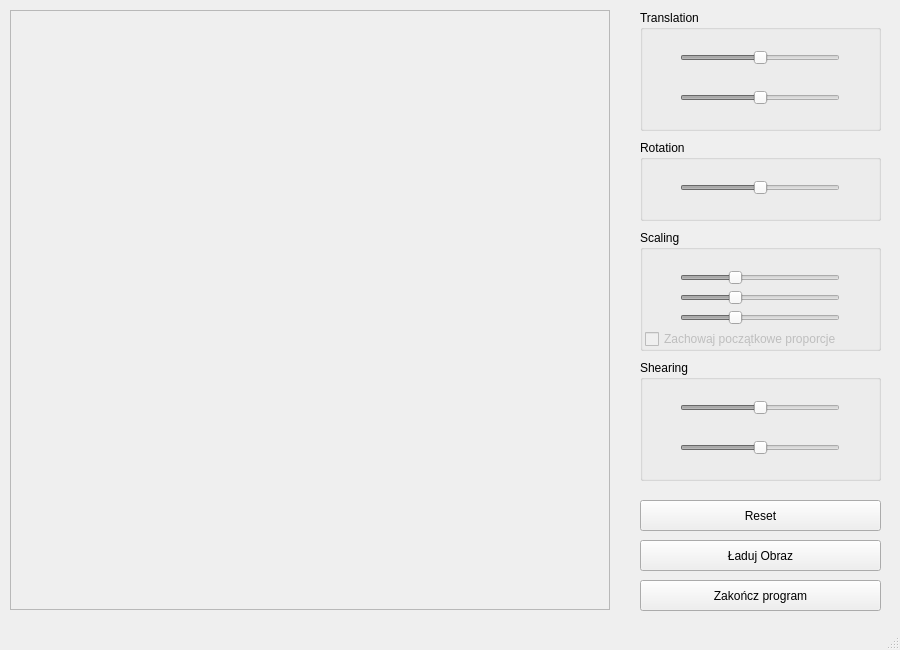
<?xml version="1.0" encoding="UTF-8"?>
<ui version="4.0">
 <class>MyWindow</class>
 <widget class="QMainWindow" name="MyWindow">
  <property name="enabled">
   <bool>true</bool>
  </property>
  <property name="geometry">
   <rect>
    <x>0</x>
    <y>0</y>
    <width>900</width>
    <height>650</height>
   </rect>
  </property>
  <property name="sizePolicy">
   <sizepolicy hsizetype="Preferred" vsizetype="Preferred">
    <horstretch>0</horstretch>
    <verstretch>0</verstretch>
   </sizepolicy>
  </property>
  <property name="minimumSize">
   <size>
    <width>900</width>
    <height>650</height>
   </size>
  </property>
  <property name="maximumSize">
   <size>
    <width>900</width>
    <height>650</height>
   </size>
  </property>
  <property name="windowTitle">
   <string>Transformacje 2D</string>
  </property>
  <widget class="QWidget" name="centralWidget">
   <widget class="QFrame" name="rysujFrame">
    <property name="geometry">
     <rect>
      <x>10</x>
      <y>10</y>
      <width>600</width>
      <height>600</height>
     </rect>
    </property>
    <property name="frameShape">
     <enum>QFrame::StyledPanel</enum>
    </property>
    <property name="frameShadow">
     <enum>QFrame::Raised</enum>
    </property>
   </widget>
   <widget class="QPushButton" name="exitButton">
    <property name="geometry">
     <rect>
      <x>640</x>
      <y>580</y>
      <width>241</width>
      <height>31</height>
     </rect>
    </property>
    <property name="text">
     <string>Zakończ program</string>
    </property>
   </widget>
   <widget class="QPushButton" name="resetButton">
    <property name="geometry">
     <rect>
      <x>640</x>
      <y>500</y>
      <width>241</width>
      <height>31</height>
     </rect>
    </property>
    <property name="text">
     <string>Reset</string>
    </property>
   </widget>
   <widget class="QPushButton" name="loadButton">
    <property name="geometry">
     <rect>
      <x>640</x>
      <y>540</y>
      <width>241</width>
      <height>31</height>
     </rect>
    </property>
    <property name="text">
     <string>Ładuj Obraz</string>
    </property>
   </widget>
   <widget class="QGroupBox" name="translationBox">
    <property name="geometry">
     <rect>
      <x>640</x>
      <y>10</y>
      <width>241</width>
      <height>121</height>
     </rect>
    </property>
    <property name="title">
     <string>Translation</string>
    </property>
    <widget class="QSlider" name="translationXSlider">
     <property name="enabled">
      <bool>false</bool>
     </property>
     <property name="geometry">
      <rect>
       <x>40</x>
       <y>40</y>
       <width>160</width>
       <height>16</height>
      </rect>
     </property>
     <property name="minimum">
      <number>-256</number>
     </property>
     <property name="maximum">
      <number>256</number>
     </property>
     <property name="singleStep">
      <number>1</number>
     </property>
     <property name="orientation">
      <enum>Qt::Horizontal</enum>
     </property>
    </widget>
    <widget class="QSlider" name="translationYSlider">
     <property name="enabled">
      <bool>false</bool>
     </property>
     <property name="geometry">
      <rect>
       <x>40</x>
       <y>80</y>
       <width>160</width>
       <height>16</height>
      </rect>
     </property>
     <property name="minimum">
      <number>-256</number>
     </property>
     <property name="maximum">
      <number>256</number>
     </property>
     <property name="orientation">
      <enum>Qt::Horizontal</enum>
     </property>
    </widget>
   </widget>
   <widget class="QGroupBox" name="scalingBox">
    <property name="geometry">
     <rect>
      <x>640</x>
      <y>230</y>
      <width>241</width>
      <height>121</height>
     </rect>
    </property>
    <property name="title">
     <string>Scaling</string>
    </property>
    <widget class="QSlider" name="scalingXSlider">
     <property name="enabled">
      <bool>false</bool>
     </property>
     <property name="geometry">
      <rect>
       <x>40</x>
       <y>40</y>
       <width>160</width>
       <height>16</height>
      </rect>
     </property>
     <property name="maximum">
      <number>300</number>
     </property>
     <property name="value">
      <number>100</number>
     </property>
     <property name="orientation">
      <enum>Qt::Horizontal</enum>
     </property>
    </widget>
    <widget class="QSlider" name="scalingYSlider">
     <property name="enabled">
      <bool>false</bool>
     </property>
     <property name="geometry">
      <rect>
       <x>40</x>
       <y>80</y>
       <width>160</width>
       <height>16</height>
      </rect>
     </property>
     <property name="maximum">
      <number>300</number>
     </property>
     <property name="value">
      <number>100</number>
     </property>
     <property name="orientation">
      <enum>Qt::Horizontal</enum>
     </property>
    </widget>
    <widget class="QCheckBox" name="scalingCheckBox">
     <property name="enabled">
      <bool>false</bool>
     </property>
     <property name="geometry">
      <rect>
       <x>5</x>
       <y>98</y>
       <width>201</width>
       <height>22</height>
      </rect>
     </property>
     <property name="text">
      <string>Zachowaj początkowe proporcje</string>
     </property>
    </widget>
    <widget class="QSlider" name="scalingAllSlider">
     <property name="enabled">
      <bool>false</bool>
     </property>
     <property name="geometry">
      <rect>
       <x>40</x>
       <y>60</y>
       <width>160</width>
       <height>16</height>
      </rect>
     </property>
     <property name="maximum">
      <number>300</number>
     </property>
     <property name="value">
      <number>100</number>
     </property>
     <property name="orientation">
      <enum>Qt::Horizontal</enum>
     </property>
    </widget>
   </widget>
   <widget class="QGroupBox" name="shearingBox">
    <property name="geometry">
     <rect>
      <x>640</x>
      <y>360</y>
      <width>241</width>
      <height>121</height>
     </rect>
    </property>
    <property name="title">
     <string>Shearing</string>
    </property>
    <widget class="QSlider" name="shearingXSlider">
     <property name="enabled">
      <bool>false</bool>
     </property>
     <property name="geometry">
      <rect>
       <x>40</x>
       <y>40</y>
       <width>160</width>
       <height>16</height>
      </rect>
     </property>
     <property name="minimum">
      <number>-100</number>
     </property>
     <property name="maximum">
      <number>100</number>
     </property>
     <property name="orientation">
      <enum>Qt::Horizontal</enum>
     </property>
    </widget>
    <widget class="QSlider" name="shearingYSlider">
     <property name="enabled">
      <bool>false</bool>
     </property>
     <property name="geometry">
      <rect>
       <x>40</x>
       <y>80</y>
       <width>160</width>
       <height>16</height>
      </rect>
     </property>
     <property name="minimum">
      <number>-100</number>
     </property>
     <property name="maximum">
      <number>100</number>
     </property>
     <property name="orientation">
      <enum>Qt::Horizontal</enum>
     </property>
    </widget>
   </widget>
   <widget class="QGroupBox" name="rotationBox">
    <property name="geometry">
     <rect>
      <x>640</x>
      <y>140</y>
      <width>241</width>
      <height>81</height>
     </rect>
    </property>
    <property name="title">
     <string>Rotation</string>
    </property>
    <widget class="QSlider" name="rotationSlider">
     <property name="enabled">
      <bool>false</bool>
     </property>
     <property name="geometry">
      <rect>
       <x>40</x>
       <y>40</y>
       <width>160</width>
       <height>16</height>
      </rect>
     </property>
     <property name="minimum">
      <number>-360</number>
     </property>
     <property name="maximum">
      <number>360</number>
     </property>
     <property name="orientation">
      <enum>Qt::Horizontal</enum>
     </property>
    </widget>
   </widget>
  </widget>
  <widget class="QStatusBar" name="statusBar"/>
 </widget>
 <layoutdefault spacing="6" margin="11"/>
 <resources/>
 <connections/>
</ui>
